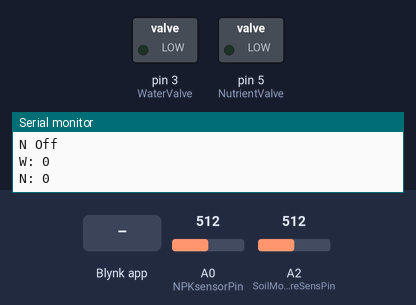
Bench run of a sketch on a simulated Arduino Uno, built for the host (arithmetic inside an expression is 32-bit, double 64-bit). On the bench: switched loads named in the sketch (green lamp = pin HIGH), the last lines printed to the serial monitor. The test bench sets the inputs (shaded band); at power-on: A0 (NPKsensorPin) = 512, A2 (SoilMoistureSensPin) = 512. WiFi joins after 1.5 s; servers stay silent unless stated.

Above: at 3.0 s.
3.1 s: Blynk app writes 1 to V3
4.6 s: Blynk app writes 1 to V5
At 5.3 s:
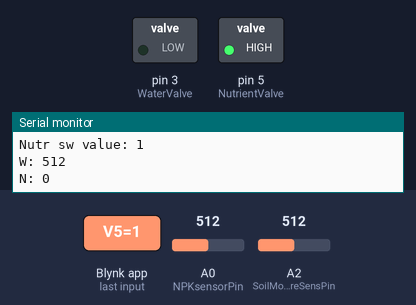
6.3 s: Blynk app writes 0 to V3
At 8.1 s:
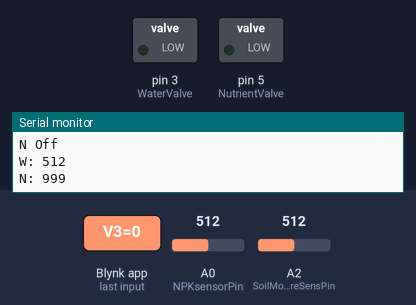
Timing chart, 0 to 9.6 s (numbered marks = the images above; inputs shaded):
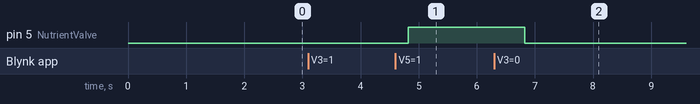

Measured:
- after the input at 4.6 s, pin 5 (NutrientValve): LOW → HIGH after 0.22 s
- after the input at 6.3 s, pin 5 (NutrientValve): HIGH → LOW after 0.52 s

The sketch:

sensors.ino
```cpp
/* Comment this out to disable prints and save space */
#define BLYNK_PRINT Serial
//#define BLYNK_DEBUG
// #define BLYNK_HEARTBEAT 40

// #define BLYNK_NO_BUILTIN   // Disable built-in analog & digital pin operations
//#define BLYNK_NO_FLOAT     // Disable float operations

/* Fill-in your Template ID (only if using Blynk.Cloud) */
#define BLYNK_TEMPLATE_ID "TMPLRl0-o2TC"
#define BLYNK_DEVICE_NAME "Farm Project"

#include <ESP8266_Lib.h>
#include <BlynkSimpleShieldEsp8266.h>
#include <TimeLib.h>

// You should get Auth Token in the Blynk App.
// Go to the Project Settings (nut icon).
char auth[] = "IZfV43gICj1UJmLJmq1bV9tQFSkLtZGI";

// Your WiFi credentials.
// Set password to "" for open networks.
// char ssid[] = "Connectify-me";
// char pass[] = "lifareb0";
char ssid[] = "DESKTOPK46";
char pass[] = "12345678";

// #define EspSerial Serial1
// or Software Serial on Uno, Nano...
#include <SoftwareSerial.h>
SoftwareSerial EspSerial(10, 11); // RX, TX
// SoftwareSerial EspSerial(9, 10); // RX, TX

// Your ESP8266 baud rate:
#define ESP8266_BAUD 9600

BlynkTimer timer;
// WidgetRTC rtc; //For the time stuff

ESP8266 wifi(&EspSerial);

// On_Off values
#define Blynk_ON 1 // Value sent to Blynk server pin
#define Blynk_OFF 0
#define Relay_ON HIGH // Digital Write value for relay
#define Relay_OFF LOW

// Pins
#define NPKsensorPin A0

#define SoilMoistureSensPin A2
#define NutrientValve 5
#define WaterValve 3

// Blynk virtual pins
#define out_waterSensorVPin V6
#define out_nutrientSensorVPin V1
#define in_overrideWaterVPin V2
#define in_overrideNutrVPin V3
#define in_WaterSwitchVPin V4
#define in_NutrSwitchVPin V5
#define weeksElapsed V7

// Thresholds and values
#define N_highThresh 30 // 80
#define N_lowThresh 20     // 55
#define Moist_highThresh 70
#define Moist_lowThresh 20
#define waterFlushTime 3000 // in msecs

#define plantingWeek 1635434979 // 28/10/2021

#define moistZeroValue 499
#define moistHundredValue 197
#define moistDryValue 414
#define moistRlyWetValue 290
#define nZeroValue 0
#define nHundredvalue 1024

// Blynk vPin values
bool nutrOverride_val = false;
bool waterOverride_val = false;
bool waterSwitch_val = false;
bool nutrSwitch_val = false;

//      INITIALISING
int currentWaterLevel, currentNutrientLevel, sentNitr,sumNitr,countNitr, maxNitr = 0;
int currentHour, elapsedWeeksSincePlanting = 0;
int soilMoistureValue;

// After every nitrogen application, water
// should be applied through the pipe for some secs.
// The flag shows if a flush is pending
bool waterFlushPending = false;
unsigned long previousMillisFlush;
bool timerStartFlush = false;


//***************************
//          SETUP
//***************************
void setup()
{
  // Debug console
  Serial.begin(9600);
  // analogReference(INTERNAL);
  pinMode(NutrientValve, OUTPUT);
  pinMode(WaterValve, OUTPUT);
  pinMode(SoilMoistureSensPin, INPUT);

  delay(10);

  // Set ESP8266 baud rate
  EspSerial.begin(ESP8266_BAUD);
  delay(10);

  Blynk.begin(auth, wifi, ssid, pass);
  //  while(!Blynk.connect()){} //Wait until connected

  timer.setInterval(500L, nitrogen_read_value);
  timer.setInterval(2000L, moisture_read_value);
  timer.setInterval(1000L, nutrientSwitching);
  timer.setInterval(1000L, waterSwitching);
  timer.setInterval(5000L, sendSensor);
  timer.setInterval(10000L, timerUpdate);
  timer.setInterval(10000L, updateWeeks);
  timer.setInterval(1000L, serialPrintValues);

  // Initialising the relays to be off
  digitalWrite(WaterValve, LOW);
  digitalWrite(NutrientValve, LOW);
}


//***************************************
//////////////////////////////////////
//              LOOP
/////////////////////////////////////

void loop()
{

  Blynk.run();
  // Setup a function to be called every second
  timer.run();

}


//***************************************
//        TIMER UPDATE
//***************************************
void timerUpdate()
{
  Serial.println("Timer update");
  Serial.println("Timer update");
  Blynk.sendInternal("rtc", "sync");

  //Update weeks elapsed

}

//***************************************
//        NUTRIENT SWITCHING
//***************************************
void nutrientSwitching()
{
  if (nutrOverride_val == false)
  {
    if (currentNutrientLevel > N_highThresh ||
        !(currentHour == 5 || currentHour == 6)) // Switch off nutrient
    {
      digitalWrite(NutrientValve, Relay_OFF); // Nutrient
      nutrSwitch_val = false;
      Blynk.virtualWrite(in_NutrSwitchVPin, Blynk_OFF);
      nutrSwitch_val = false;
      Serial.println("N Off");
    }
    else if (currentNutrientLevel <= N_lowThresh &&
             (currentHour == 5 || currentHour == 6))
    {
      // Switch on Nutrient
      digitalWrite(NutrientValve, Relay_ON);
      nutrSwitch_val = true;
      if (waterFlushPending != true)
        waterFlushPending = true;
      Blynk.virtualWrite(in_NutrSwitchVPin, Blynk_ON);
      nutrSwitch_val = true;
      // Serial.println("N On");
    }
  }
  else
    digitalWrite(NutrientValve, nutrSwitch_val ? Relay_ON : Relay_OFF);
}
//***************************************
//        WATER SWITCHING
//***************************************
/*There is a potential problem with this flushing issue*/

void waterSwitching()
{
  if (waterFlushPending)
  {
    // Only come on after the nutrient is done
    if(digitalRead(NutrientValve)){
      return;
    }

    if (!timerStartFlush) // If timer has not started start timer
    {
      previousMillisFlush = millis();
      timerStartFlush = true;
      digitalWrite(WaterValve, HIGH);
      Blynk.virtualWrite(in_WaterSwitchVPin, Blynk_ON);
      waterSwitch_val = true;
    }
    else
    {
      if (millis() - previousMillisFlush < waterFlushTime)
      { // If the number of seconds have not elapsed stop here
        return;
      }
      else
      {
        timerStartFlush = false;
        waterFlushPending = false;
      } // Else stop timer and pending and move on
    }
  }
  else
  {
    if (waterOverride_val != true) // For Water
    {
      if (currentWaterLevel > Moist_highThresh ||
          !(currentHour == 5 || currentHour == 6)) // Switch off water
      {
        digitalWrite(WaterValve, Relay_OFF);
        Blynk.virtualWrite(in_WaterSwitchVPin, Blynk_OFF);
        waterSwitch_val = false;
      }
      else if (currentWaterLevel >= Moist_lowThresh &&
               (currentHour == 5 || currentHour == 6)) // Switch on water
      {
        digitalWrite(WaterValve, Relay_ON);
        Blynk.virtualWrite(in_WaterSwitchVPin, Blynk_ON);
        waterSwitch_val = true;
        // Serial.println("Water v on");
      }
    }
    else
      digitalWrite(WaterValve, waterSwitch_val ? Relay_ON : Relay_OFF);
  }
}

//***************************************
//          BLYNK_CONNECTED
//***************************************
// Initialising on Connection
BLYNK_CONNECTED()
{
  Blynk.sendInternal("rtc", "sync"); // Request current local time
  // currentHour = hour();
  Blynk.virtualWrite(in_overrideNutrVPin, Blynk_OFF);
  Blynk.virtualWrite(in_overrideWaterVPin, Blynk_OFF);
  Blynk.virtualWrite(in_NutrSwitchVPin, Blynk_OFF);
  Blynk.virtualWrite(in_WaterSwitchVPin, Blynk_OFF);
}

//***************************************
///////////////////////////////////////////////
//            Virtual Pin updates
///////////////////////////////////////////////

BLYNK_WRITE(V3)
{
  nutrOverride_val = param.asInt() == 1;
  Serial.print("Nutr Overr: ");
  Serial.println(nutrOverride_val);
}
BLYNK_WRITE(V2)
{
  waterOverride_val = param.asInt() == 1;
  Serial.print("Water Overr: ");
  Serial.println(waterOverride_val);
}
BLYNK_WRITE(V5)
{
  nutrSwitch_val = param.asInt() == 1;
  Serial.print("Nutr sw value: ");
  Serial.println(nutrSwitch_val);
}
BLYNK_WRITE(V4)
{
  waterSwitch_val = param.asInt() == 1;
  Serial.print("Water sw value: ");
  Serial.println(waterSwitch_val);
}

BLYNK_WRITE(InternalPinRTC)
{                          // check the value of InternalPinRTC
  long t = param.asLong(); // store time in t variable
  setTime(t);
  currentHour = hour();
  Serial.print("Hour: ");
  Serial.println(currentHour);

  elapsedWeeksSincePlanting = round((float)(now()-plantingWeek)/7/24/60/60);
}

///////////////////////////////////////////////
//           UPDATE PLANTING WEEKS
///////////////////////////////////////////////
void updateWeeks(){
  Blynk.virtualWrite(weeksElapsed, elapsedWeeksSincePlanting);
}


//***************************************
///////////////////////////////////////////////
//        MOISTURE READ VALUE
///////////////////////////////////////////////
//***************************************
// Read sensor functions
void moisture_read_value()
{
  soilMoistureValue = analogRead(SoilMoistureSensPin); // put Sensor insert into soil
  int soilmoisturepercent = map(soilMoistureValue, moistDryValue,
                                moistRlyWetValue, 18, 48);
  currentWaterLevel = soilmoisturepercent;
}

///////////////////////////////////////////////
//          NITROGEN READ VALUE
///////////////////////////////////////////////

void nitrogen_read_value()
{
  int newNitrogenValue = analogRead(NPKsensorPin);
  currentNutrientLevel = map(newNitrogenValue, nZeroValue,
                              nHundredvalue, 0, 1999);

  //Add values and count updates
//  if(currentNutrientLevel != 0){sumNitr = sumNitr + currentNutrientLevel;
//  countNitr = countNitr + 1;}

//  Serial.print("Cu "); Serial.println(currentNutrientLevel);
//  Serial.print("Sum "); Serial.println(sumNitr);
//  Serial.print("Cnt "); Serial.println(countNitr);
  // Replace value if greater than (because sensor values are flunctuating)
   if (maxNitr < currentNutrientLevel)
     maxNitr = currentNutrientLevel;
//   Serial.print("Ma "); Serial.println(maxNitr);
    //else do nothing
}

///////////////////////////////////////////////
//          PRINT VALUES TO SERIAL
///////////////////////////////////////////////

void serialPrintValues()
{

  Serial.print("W: ");
  Serial.println(soilMoistureValue);
//  Serial.println(currentWaterLevel);
  Serial.print("N: ");
  Serial.println(sentNitr);

  // Serial.print("N map");
  // Serial.println(currentNutrientLevel);

}
//*********************************************
//        SEND SENSOR
//***************************************
// This sends the sensor values to the Virtual pins and reads the value
// If override is enabled, the switch works
void sendSensor()
{
//   Serial.println(currentNutrientLevel);

  // upload the sensor values online
  Blynk.virtualWrite(out_waterSensorVPin, currentWaterLevel);
  sentNitr = maxNitr;//sumNitr/countNitr;//
  Blynk.virtualWrite(out_nutrientSensorVPin, sentNitr); //send mean
  //reset nutr level
  sumNitr = 0;
  countNitr = 0;
  maxNitr = 0;
}
```
